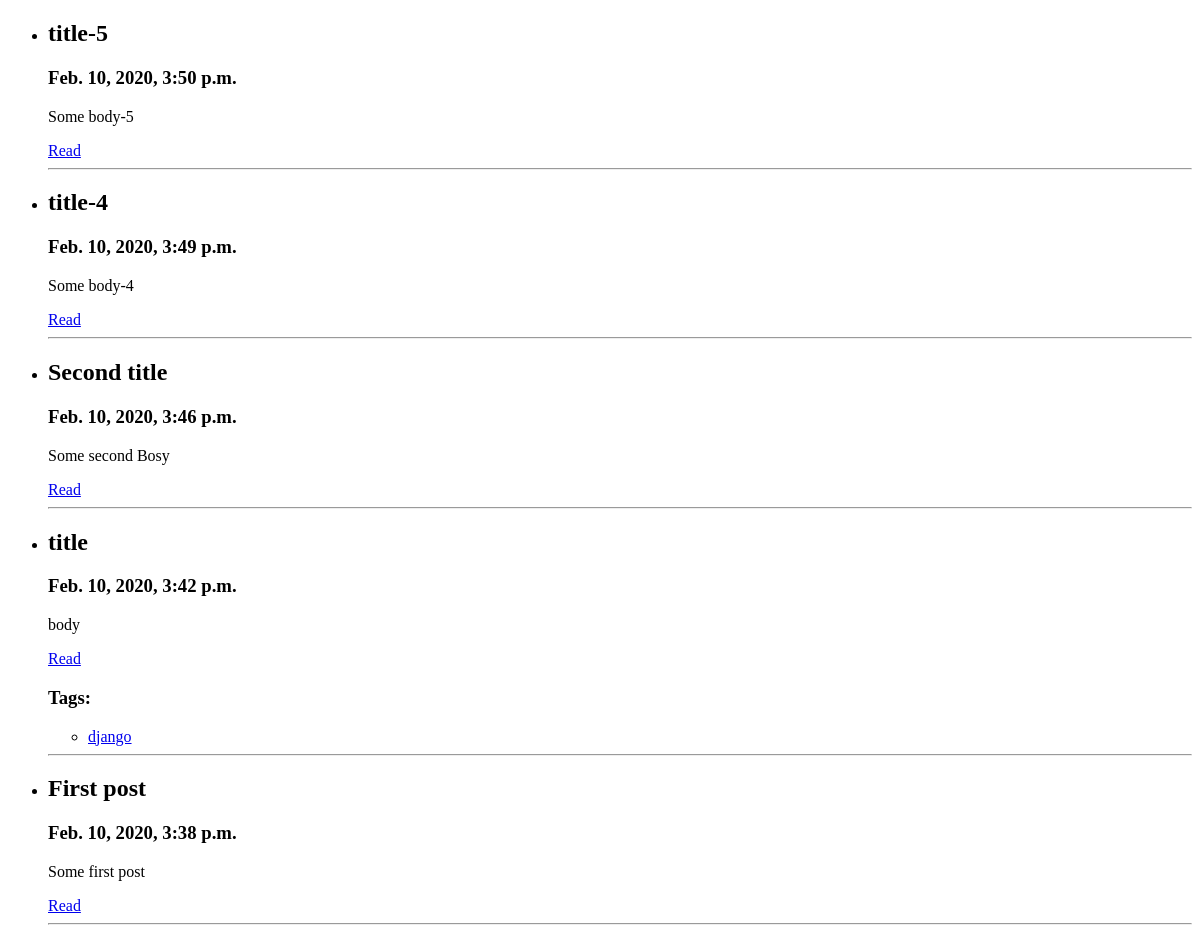
The page /blog/ on the database as committed earlier.
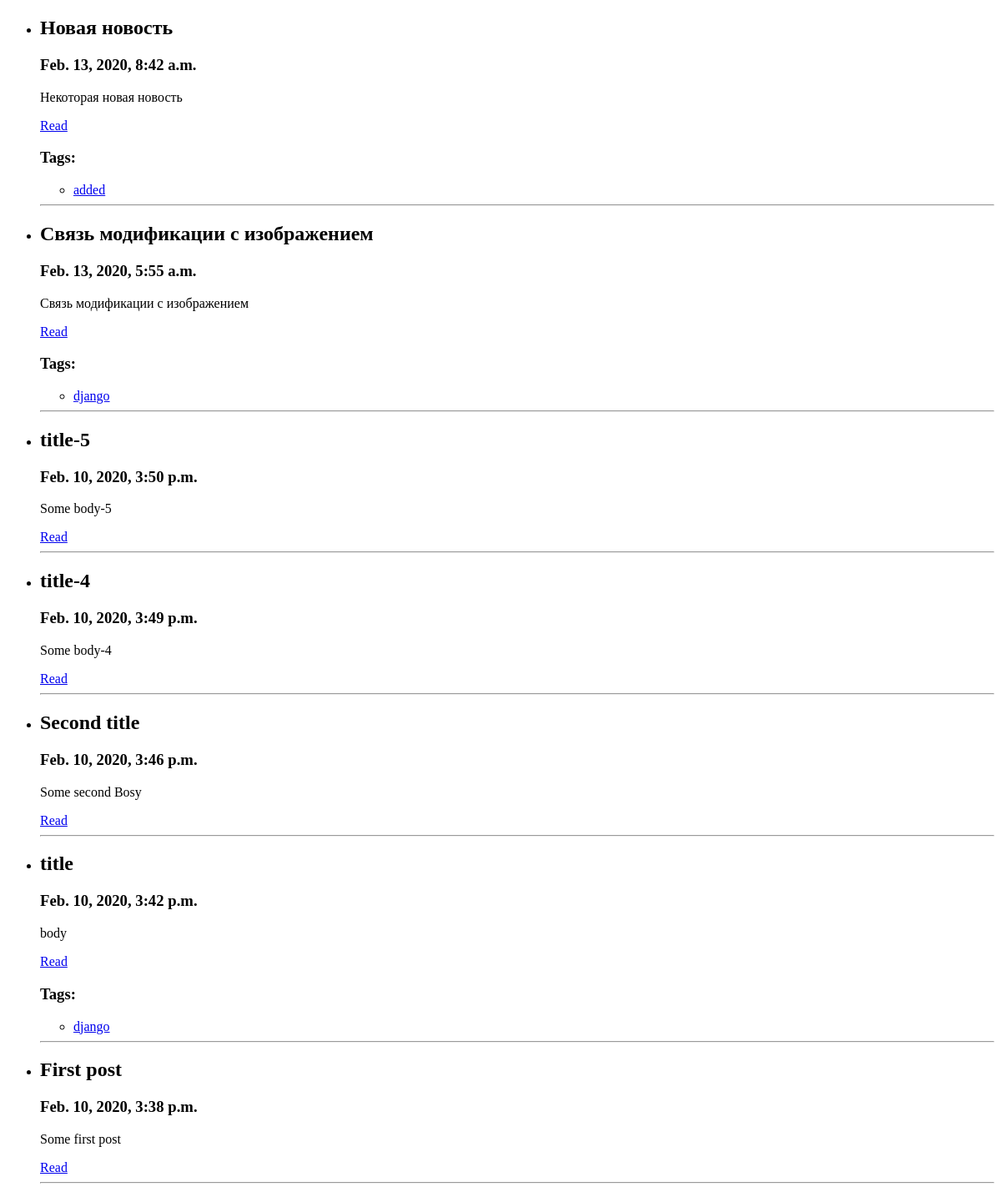
The same page on the database as committed later.
### blog/models.py (models this page shows, shortened)
class Post(models.Model):
    title = models.CharField(max_length=150, db_index=True)
    slug = models.SlugField(max_length=150, blank=True, unique=True)
    body = models.TextField(blank=True, db_index=True)
    date_pub = models.DateTimeField(auto_now_add=True)
    tags = models.ManyToManyField('Tag', related_name='posts', blank=True)
    def get_absolute_url(self):
        return reverse('post_details_url', kwargs={'slug': self.slug})
    class Meta:
        ordering = ['-date_pub']

class Tag(models.Model):
    title = models.CharField(max_length=50)
    slug = models.SlugField(max_length=50, unique=True)
    def get_absolute_url(self):
        return reverse('tag_details_url', kwargs={'slug': self.slug})

### blog/views.py (the view)
# urls.py: path('', posts_lists, name='lists_url'),
def posts_lists(request):
    posts = Post.objects.all()
    return render(request, 'blog/index.html', {'posts': posts})

### blog/templates/blog/index.html (shortened to what this page needs)
{% extends 'blog/base.html' %}
{% block content %}
    <ul>
        {% for post in posts %}
            {% include 'blog/includes/post_card_template.html' %}
        {% endfor %}
    </ul>
{% endblock %}

### blog/templates/blog/includes/post_card_template.html
<li>
    <h2>{{ post.title }}</h2>
    <h3>{{ post.date_pub }}</h3>
    <p>{{ post.body }}</p>
    <a href="{{ post.get_absolute_url }}">Read</a>
    {% with tags=post.tags.all %}
        {% if tags %}
            <h3>Tags:</h3>
            <ul>
                {% for tag in tags %}
                    <li>
                        <a href="{{ tag.get_absolute_url }}">{{ tag.title }}</a>
                    </li>
                {% endfor %}
            </ul>
        {% endif %}
    {% endwith %}
</li>
<hr>

Rows that differ between the two databases and show on the page:
added Post: title "Новая новость", date_pub "Feb. 13, 2020, 8:42 a.m.", body "Некоторая новая новость"
added Tag: title "added", shown under "Новая новость"
added Post: title "Связь модификации с изображением", date_pub "Feb. 13, 2020, 5:55 a.m.", body "Связь модификации с изображением", Tag (title "django")
